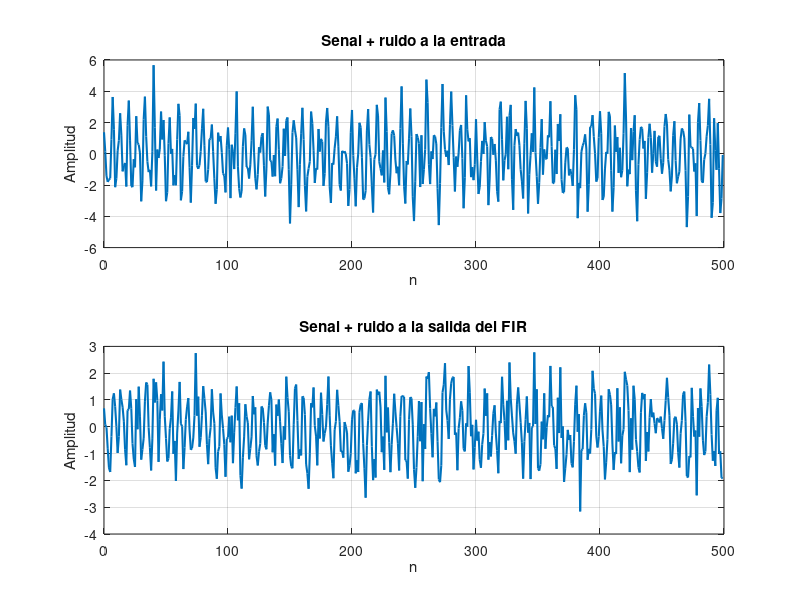
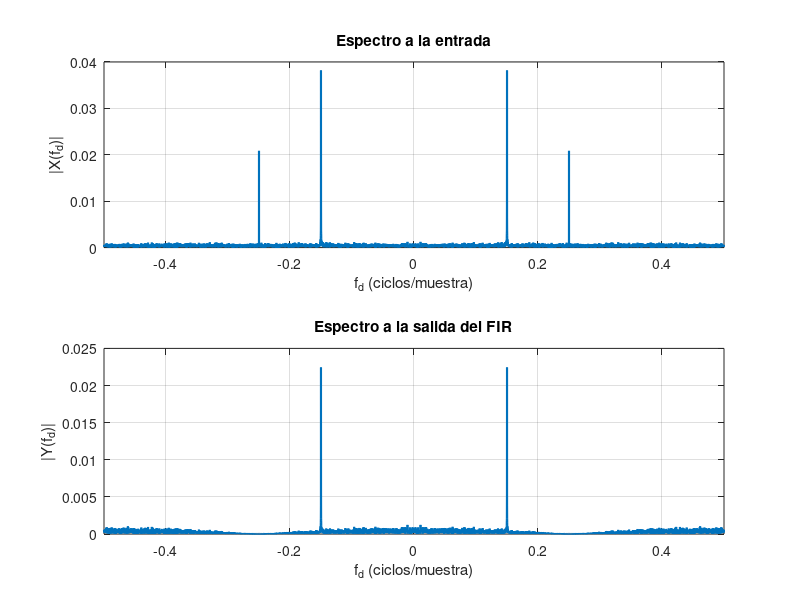

MATLAB code for these plots, in order:
%% ============================================================
%% SNR a la entrada y a la salida de un FIR (senal + ruido)
%% ============================================================

clear; close all; clc;

% Parametros
N     = 200000;
n     = (0:N-1).';
sigma = 1;                 % std del ruido

% Senal limpia (sin ruido)
A1 = 2;   fd1 = 0.15;         % tono "bueno"
A2 = 1;   fd2 = 0.25;         % tono que el FIR anula

senal_sin_ruido = A1*cos(2*pi*fd1*n) + A2*cos(2*pi*fd2*n);

% Ruido blanco gaussiano
ruido = sigma * randn(N,1);

% Senal observada (senal + ruido)
senal_con_ruido = senal_sin_ruido + ruido;

% FIR notch en fd = ±0.25
h = [0.5 0 0.5];

% Salida del filtro
salida = filter(h,1,senal_con_ruido);

% Filtrar por separado senal y ruido
salida_senal = filter(h,1,senal_sin_ruido);
salida_ruido = filter(h,1,ruido);

%% Potencias
Ps_in  = mean(senal_sin_ruido.^2);
Pw_in  = mean(ruido.^2);

Ps_out = mean(salida_senal.^2);
Pw_out = mean(salida_ruido.^2);

%% SNR
SNR_in  = Ps_in / Pw_in;
SNR_out = Ps_out / Pw_out;

SNR_in_dB  = 10*log10(SNR_in);
SNR_out_dB = 10*log10(SNR_out);

%% Prints
fprintf('\n============================================================\n');
fprintf('SNR A LA ENTRADA Y A LA SALIDA (FIR)\n');
fprintf('============================================================\n');

fprintf('\n--- ENTRADA ---\n');
fprintf('P_senal,in  = %.10f\n', Ps_in);
fprintf('P_ruido,in  = %.10f\n', Pw_in);
fprintf('SNR_in      = %.6f  (%.3f dB)\n', SNR_in, SNR_in_dB);

fprintf('\n--- SALIDA ---\n');
fprintf('P_senal,out = %.10f\n', Ps_out);
fprintf('P_ruido,out = %.10f\n', Pw_out);
fprintf('SNR_out     = %.6f  (%.3f dB)\n', SNR_out, SNR_out_dB);

fprintf('\n--- MEJORA ---\n');
fprintf('Delta SNR   = %.3f dB\n', SNR_out_dB - SNR_in_dB);

fprintf('============================================================\n\n');





%% ============================================================
%% PLOTS EN EL TIEMPO Y EN FRECUENCIA (senal + ruido)
%% ============================================================

% -------- PARAMETROS FFT --------
Nfft = 8192;
fd = (-Nfft/2:Nfft/2-1)/Nfft;

% FFT entrada y salida
X = fftshift(fft(senal_con_ruido, Nfft))/N;
Y = fftshift(fft(salida, Nfft))/N;

Xmag = abs(X);
Ymag = abs(Y);

%% ============================================================
%% PLOT EN EL TIEMPO
%% ============================================================

Ns = 500; % numero de muestras a mostrar

figure;

subplot(2,1,1)
plot(n(1:Ns), senal_con_ruido(1:Ns), 'LineWidth', 1.5);
grid on;
title('Senal + ruido a la entrada');
xlabel('n');
ylabel('Amplitud');

subplot(2,1,2)
plot(n(1:Ns), salida(1:Ns), 'LineWidth', 1.5);
grid on;
title('Senal + ruido a la salida del FIR');
xlabel('n');
ylabel('Amplitud');


%% ============================================================
%% PLOT EN FRECUENCIA
%% ============================================================

figure;

subplot(2,1,1)
plot(fd, Xmag, 'LineWidth', 1.5);
grid on;
title('Espectro a la entrada');
xlabel('f_d (ciclos/muestra)');
ylabel('|X(f_d)|');
xlim([-0.5 0.5]);

subplot(2,1,2)
plot(fd, Ymag, 'LineWidth', 1.5);
grid on;
title('Espectro a la salida del FIR');
xlabel('f_d (ciclos/muestra)');
ylabel('|Y(f_d)|');
xlim([-0.5 0.5]);


x = 5 + randn(1000000,1);

P = mean(x.^2);

[Rx,lags] = xcorr(x,'biased');
idx0 = find(lags==0,1);
Rx0 = Rx(idx0);

fprintf("P = %.4f\n",P)
fprintf("Rx(0) = %.4f\n",Rx0)
